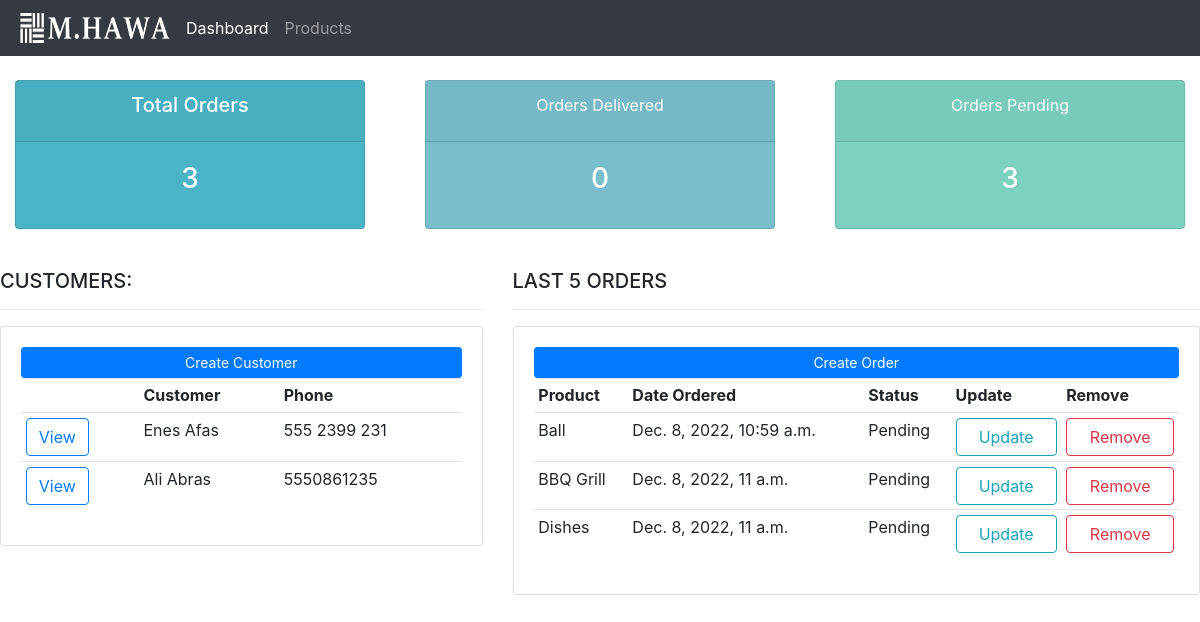
Before: / with the older database file.
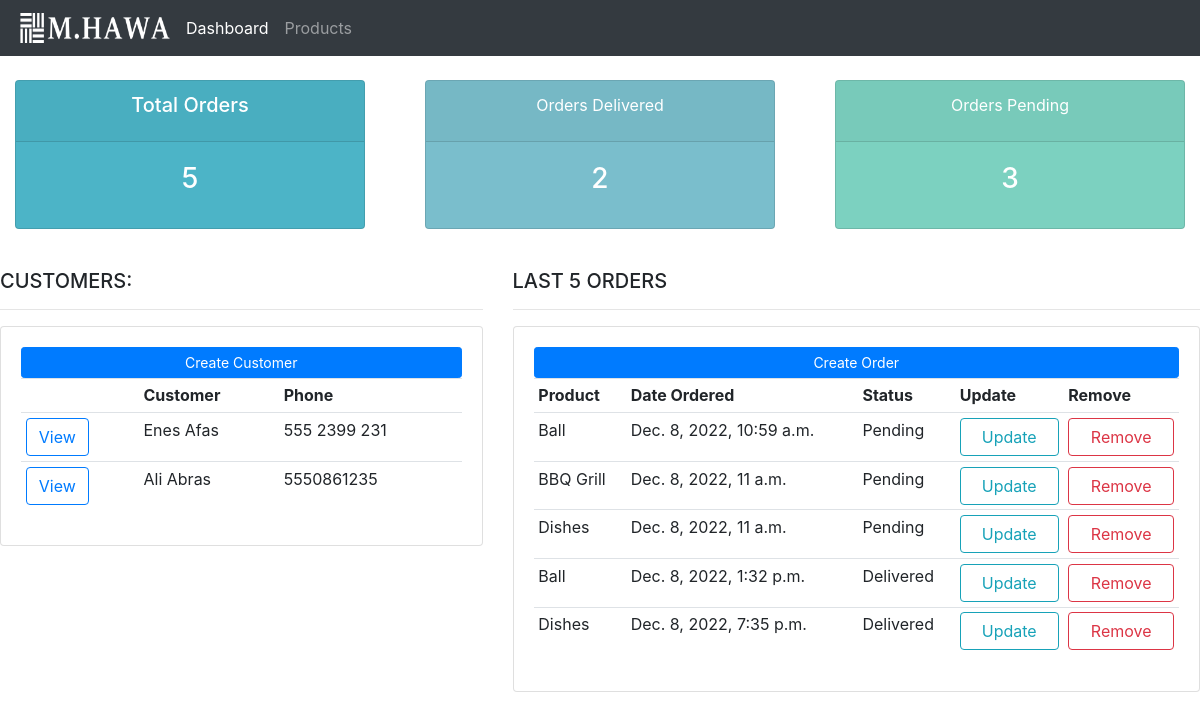
After: the same page with the newer database file.
### accounts/models.py (models this page shows, shortened)
class Customer(models.Model):
    name = models.CharField(max_length=50, null=True)
    phone = models.CharField(max_length=15, null=True)
    email = models.CharField(max_length=50, null=True)
    date_created = models.DateTimeField(auto_now_add=True, null=True)
    def __str__(self):
        return self.name

class Order(models.Model):
    STATUS = (
        ('Pending', 'Pending'),
        ('Out for delivery', 'Out for delivery'),
        ('Delivered', 'Delivered'),
    )
    customer = models.ForeignKey(Customer, null=True, on_delete=models.SET_NULL)
    product = models.ForeignKey(Product, null=True, on_delete=models.SET_NULL)
    date_created = date_created = models.DateTimeField(auto_now_add=True, null=True)
    status = models.CharField(max_length=100, choices=STATUS, null=True)

class Product(models.Model):
    CATEGORY = (
        ('Indoor', 'Indoor'),
        ('Out Door', 'Out Door'),
    )
    name = models.CharField(max_length=100)
    price = models.FloatField(null=True)
    category = models.CharField(max_length=50, null=True, choices=CATEGORY)
    description = models.TextField(max_length=200, null=True, blank=True)
    date_created = date_created = models.DateTimeField(auto_now_add=True, null=True)
    tags = models.ManyToManyField(Tag)
    def __str__(self):
        return self.name

### accounts/views.py (the view)
# urls.py: path('', views.home, name='home'),
def home(request):
    customers = Customer.objects.all()
    orders = Order.objects.all()
    total_orders = orders.count()
    delivered = orders.filter(status = 'Delivered').count()
    pending = orders.filter(status = 'Pending').count()
    context = {'customers': customers, 'orders': orders,
               'total_orders': total_orders, 'delivered': delivered, 'pending': pending}
    return render(request, 'accounts/dashboard.html', context)

### accounts/templates/accounts/dashboard.html
{%  extends 'base.html' %}
{% block content %}
{% include 'accounts/status.html' %}
		<br>
		<div class="row">
            <div class="col-md-5">
                <h5>CUSTOMERS:</h5>
                <hr>
                <div class="card card-body">
                    <a class="btn btn-primary btn-sm btn-block" href="">Create Customer</a>
                    <table class="table table-sm">
                        <th></th>
                        <th>Customer</th>
                        <th>Phone</th>
                        {% for i in customers %}
                        <tr>
                            <td><a class="btn btn-outline-primary" href="{% url 'customer' i.id %}">View</a></td>
                            <td>{{i}}</td>
                            <td>{{i.phone}}</td>
                        </tr>
                        {% endfor %}
                    </table>
                </div>
            </div>
            <div class="col-md-7">
                <h5>LAST 5 ORDERS</h5>
                <hr>
                <div class="card card-body">
                    <a href="{% url 'create-order' %}" class="btn btn-primary btn-sm btn-block">Create Order</a>
                    <table class="table table-sm">
                        <tr>
                            <th>Product</th>
                            <th>Date Ordered</th>
                            <th>Status</th>
                            <th>Update</th>
                            <th>Remove</th>
                        </tr>
                        {% for order in orders %}
                        <tr>
                            <td>{{order.product}}</td>
                            <td>{{order.date_created}}</td>
                            <td>{{order.status}}</td>
                            <td><a class="btn btn-outline-info btn-block" href="{% url 'update-order' order.id %}">Update</a></td>
                            <td><a class="btn btn-outline-danger btn-block" href="{% url 'delete-order' order.id %}">Remove</a></td>
                        </tr>
                        {% endfor %}
                    </table>
                </div>
            </div>
        </div>
{% endblock content %}

Changed rows visible on the page:
added Order: product "Ball", date_created "Dec. 8, 2022, 1:32 p.m.", status "Delivered"
added Order: product "Dishes", date_created "Dec. 8, 2022, 7:35 p.m.", status "Delivered"
Other visible differences:
{{ total_orders }}: "3" → "5"
{{ delivered }}: "0" → "2"
